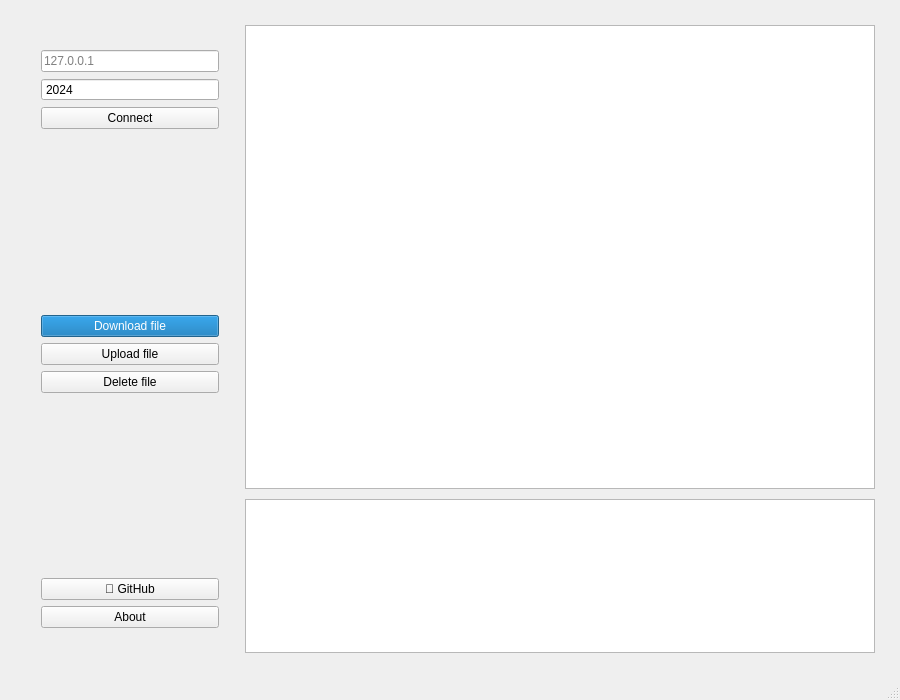
<?xml version="1.0" encoding="UTF-8"?>
<ui version="4.0">
 <class>MainWindow</class>
 <widget class="QMainWindow" name="MainWindow">
  <property name="geometry">
   <rect>
    <x>0</x>
    <y>0</y>
    <width>900</width>
    <height>700</height>
   </rect>
  </property>
  <property name="windowTitle">
   <string>NoTransfer</string>
  </property>
  <widget class="QWidget" name="centralwidget">
   <layout class="QHBoxLayout" name="horizontalLayout" stretch="1,3">
    <property name="spacing">
     <number>10</number>
    </property>
    <property name="leftMargin">
     <number>25</number>
    </property>
    <property name="topMargin">
     <number>25</number>
    </property>
    <property name="rightMargin">
     <number>25</number>
    </property>
    <property name="bottomMargin">
     <number>25</number>
    </property>
    <item>
     <widget class="QFrame" name="leftFrame">
      <layout class="QVBoxLayout" name="verticalLayout_2">
       <property name="leftMargin">
        <number>16</number>
       </property>
       <property name="topMargin">
        <number>25</number>
       </property>
       <property name="rightMargin">
        <number>16</number>
       </property>
       <property name="bottomMargin">
        <number>25</number>
       </property>
       <item>
        <widget class="QLineEdit" name="hostLineEdit">
         <property name="placeholderText">
          <string>127.0.0.1</string>
         </property>
        </widget>
       </item>
       <item>
        <widget class="QSpinBox" name="portSpinBox">
         <property name="buttonSymbols">
          <enum>QAbstractSpinBox::ButtonSymbols::NoButtons</enum>
         </property>
         <property name="minimum">
          <number>1</number>
         </property>
         <property name="maximum">
          <number>65535</number>
         </property>
         <property name="value">
          <number>2024</number>
         </property>
        </widget>
       </item>
       <item>
        <widget class="QPushButton" name="connectButton">
         <property name="text">
          <string>Connect</string>
         </property>
        </widget>
       </item>
       <item>
        <spacer name="verticalSpacer">
         <property name="orientation">
          <enum>Qt::Orientation::Vertical</enum>
         </property>
         <property name="sizeHint" stdset="0">
          <size>
           <width>20</width>
           <height>40</height>
          </size>
         </property>
        </spacer>
       </item>
       <item>
        <widget class="QProgressBar" name="downloadProgressBar">
         <property name="value">
          <number>100</number>
         </property>
         <property name="alignment">
          <set>Qt::AlignmentFlag::AlignCenter</set>
         </property>
         <property name="format">
          <string>Download file</string>
         </property>
        </widget>
       </item>
       <item>
        <widget class="QPushButton" name="uploadButton">
         <property name="text">
          <string>Upload file</string>
         </property>
        </widget>
       </item>
       <item>
        <widget class="QPushButton" name="deleteButton">
         <property name="text">
          <string>Delete file</string>
         </property>
        </widget>
       </item>
       <item>
        <spacer name="verticalSpacer_2">
         <property name="orientation">
          <enum>Qt::Orientation::Vertical</enum>
         </property>
         <property name="sizeHint" stdset="0">
          <size>
           <width>20</width>
           <height>40</height>
          </size>
         </property>
        </spacer>
       </item>
       <item>
        <widget class="QPushButton" name="gitHubButton">
         <property name="text">
          <string>🔗 GitHub</string>
         </property>
        </widget>
       </item>
       <item>
        <widget class="QPushButton" name="aboutButton">
         <property name="text">
          <string>About</string>
         </property>
        </widget>
       </item>
      </layout>
     </widget>
    </item>
    <item>
     <layout class="QVBoxLayout" name="verticalLayout_3" stretch="3,1">
      <property name="spacing">
       <number>10</number>
      </property>
      <item>
       <widget class="QListView" name="filesListView"/>
      </item>
      <item>
       <widget class="QTextEdit" name="textEdit">
        <property name="html">
         <string>&lt;!DOCTYPE HTML PUBLIC &quot;-//W3C//DTD HTML 4.0//EN&quot; &quot;http://www.w3.org/TR/REC-html40/strict.dtd&quot;&gt;
&lt;html&gt;&lt;head&gt;&lt;meta name=&quot;qrichtext&quot; content=&quot;1&quot; /&gt;&lt;meta charset=&quot;utf-8&quot; /&gt;&lt;style type=&quot;text/css&quot;&gt;
p, li { white-space: pre-wrap; }
hr { height: 1px; border-width: 0; }
li.unchecked::marker { content: &quot;\2610&quot;; }
li.checked::marker { content: &quot;\2612&quot;; }
&lt;/style&gt;&lt;/head&gt;&lt;body style=&quot; font-family:'Segoe UI'; font-size:9pt; font-weight:400; font-style:normal;&quot;&gt;
&lt;p style=&quot;-qt-paragraph-type:empty; margin-top:0px; margin-bottom:0px; margin-left:0px; margin-right:0px; -qt-block-indent:0; text-indent:0px;&quot;&gt;&lt;br /&gt;&lt;/p&gt;&lt;/body&gt;&lt;/html&gt;</string>
        </property>
        <property name="textInteractionFlags">
         <set>Qt::TextInteractionFlag::TextSelectableByKeyboard|Qt::TextInteractionFlag::TextSelectableByMouse</set>
        </property>
       </widget>
      </item>
     </layout>
    </item>
   </layout>
  </widget>
  <widget class="QMenuBar" name="menubar">
   <property name="geometry">
    <rect>
     <x>0</x>
     <y>0</y>
     <width>900</width>
     <height>18</height>
    </rect>
   </property>
  </widget>
  <widget class="QStatusBar" name="statusbar"/>
 </widget>
 <resources/>
 <connections/>
</ui>
